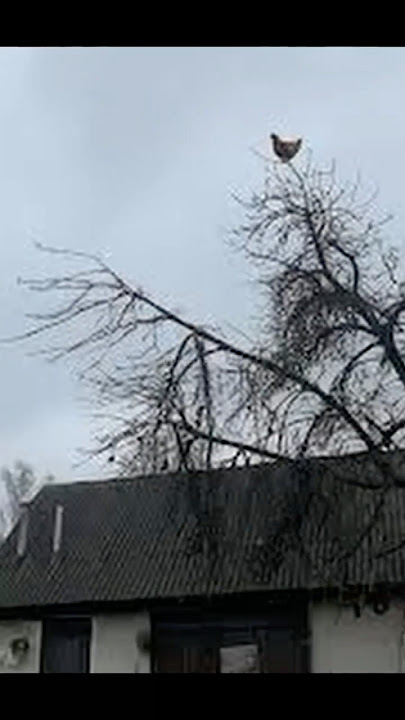
#> input picture Pre-traitement/IMG-pre-traitement/chickentree.jpg, 405 x 720 px
$ jupyter execute script.ipynb
#> lines starting #> are read from the running program, lines starting #| are printed output that depends on the picture
[cell 1]
# Import necessary libraries
from PIL import Image
import matplotlib.pyplot as plt
import numpy as np

[cell 2]
# Read the image
image = Image.open('chickentree.jpg')
#> image is the input picture: PIL image 405x720 RGB; mean R, G, B 109.1, 116.1, 122.8

# Display image information
print("Image loaded successfully!")
print(f"Image mode: {image.mode}")
#| Image mode: RGB
print(f"Image format: {image.format}")
#| Image format: JPEG

[cell 3]
# Display the image
plt.figure(figsize=(10, 8))
plt.imshow(image)
plt.axis('off')
plt.show()

[cell 4]
# 1. Horizontal flip
image_flipped = image.transpose(Image.FLIP_LEFT_RIGHT)
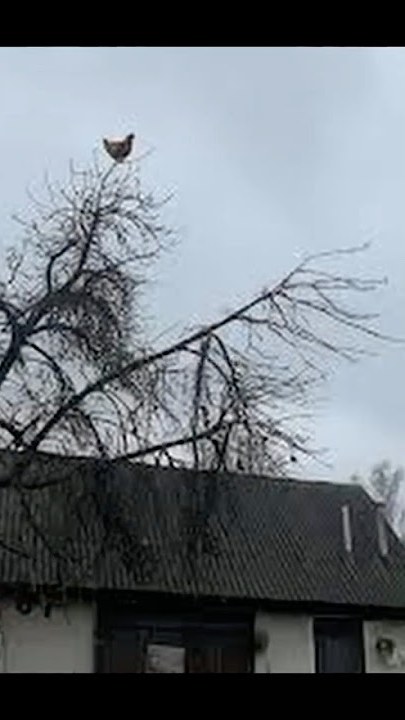
#> image_flipped: PIL image 405x720 RGB; mean R, G, B 109.1, 116.1, 122.8

plt.figure(figsize=(10, 8))
plt.imshow(image_flipped)
plt.axis('off')
plt.show()

[cell 5]
# 2. Tilt the image
angle = np.random.randint(-30, 31)  # Random angle between -30 and 30 degrees
image_tilted = image_flipped.rotate(angle, expand=True, fillcolor='white')
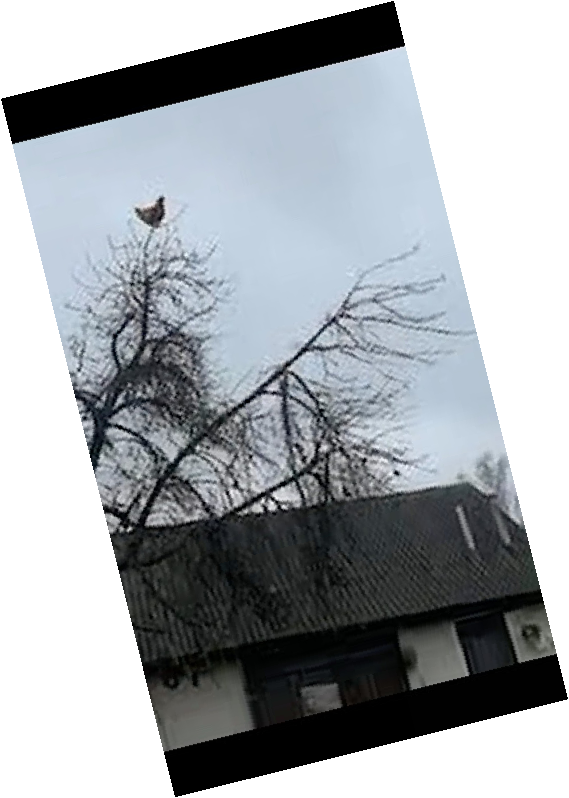
#> image_tilted: PIL image 569x798 RGB; mean R, G, B 161.3, 165.8, 170.1

plt.figure(figsize=(10, 8))
plt.imshow(image_tilted)
plt.axis('off')
plt.show()

[cell 6]
# 3. Add Gaussian noise
# Convert image to numpy array
image_array = np.array(image_tilted, dtype=np.float32)

# Generate Gaussian noise
mean = 0
std = 25  # Standard deviation (adjust for more/less noise)
gaussian_noise = np.random.normal(mean, std, image_array.shape)

# Add noise to image
noisy_image = image_array + gaussian_noise
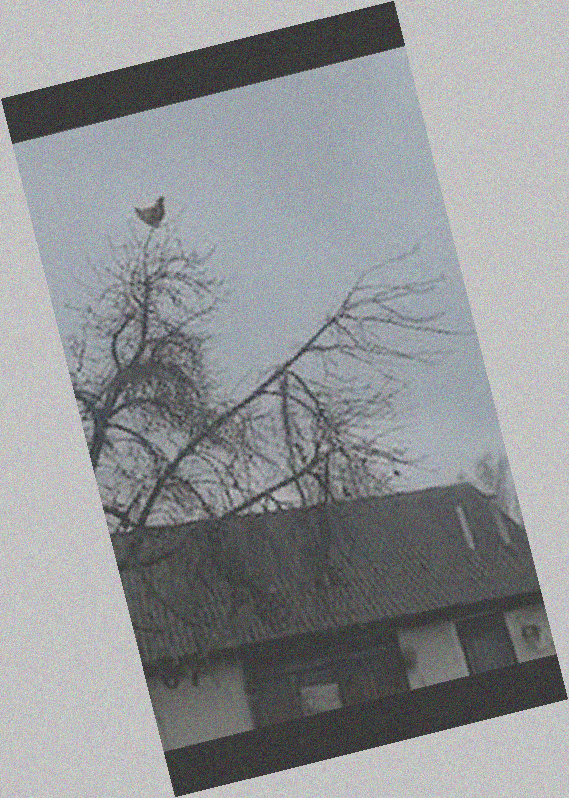
#> noisy_image: shape (798, 569, 3) float64; mean R, G, B 161.3, 165.8, 170.1; drawn with min black and max white

# Clip values to valid range [0, 255]
noisy_image = np.clip(noisy_image, 0, 255).astype(np.uint8)
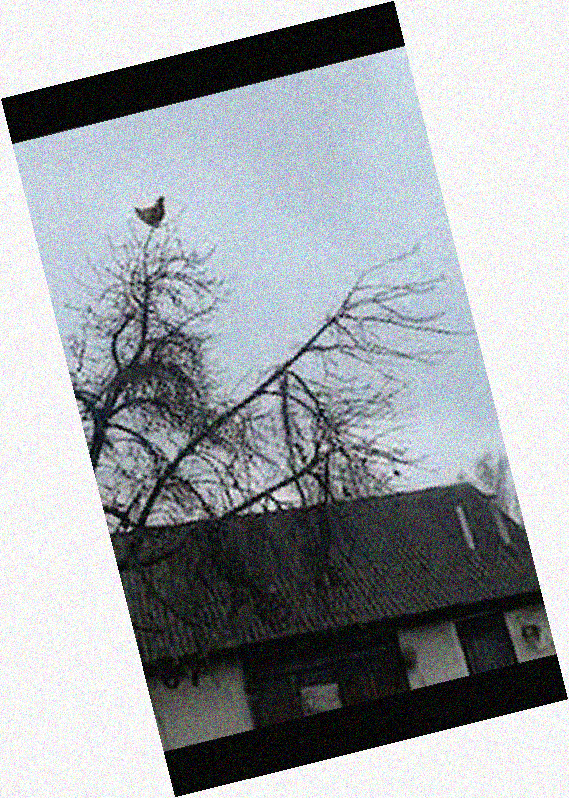
#> noisy_image: shape (798, 569, 3); mean R, G, B 158.6, 163, 167.1

# Convert back to PIL Image
image_final = Image.fromarray(noisy_image)

plt.figure(figsize=(10, 8))
plt.imshow(image_final)
plt.axis('off')
plt.show()

[cell 7]
fig, axes = plt.subplots(1, 2, figsize=(15, 8))

axes[0].imshow(image)
axes[0].set_title('Original Image')
axes[0].axis('off')

axes[1].imshow(image_final)
axes[1].set_title('Final Image with Noise')
axes[1].axis('off')

plt.tight_layout()
plt.show()
